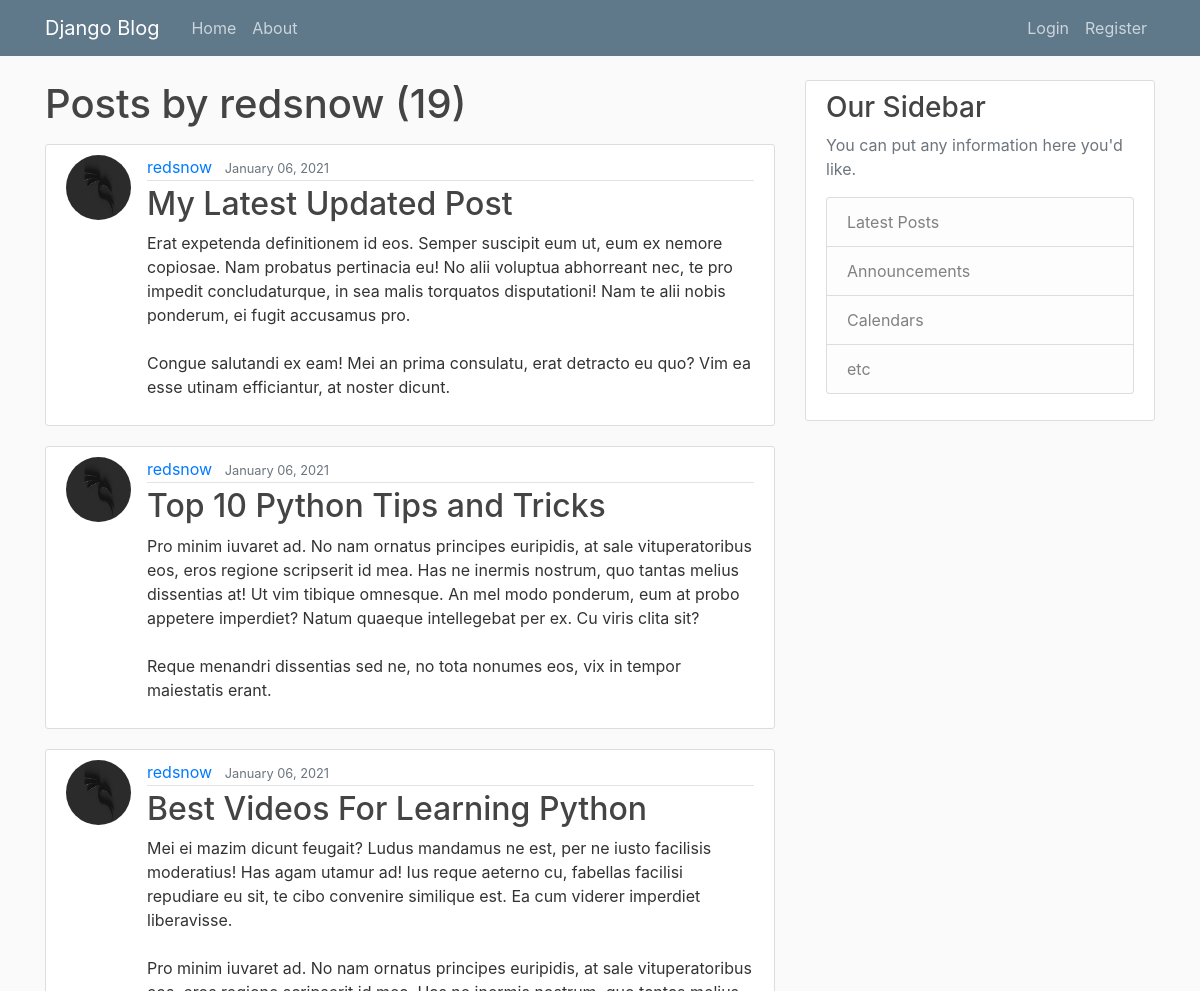
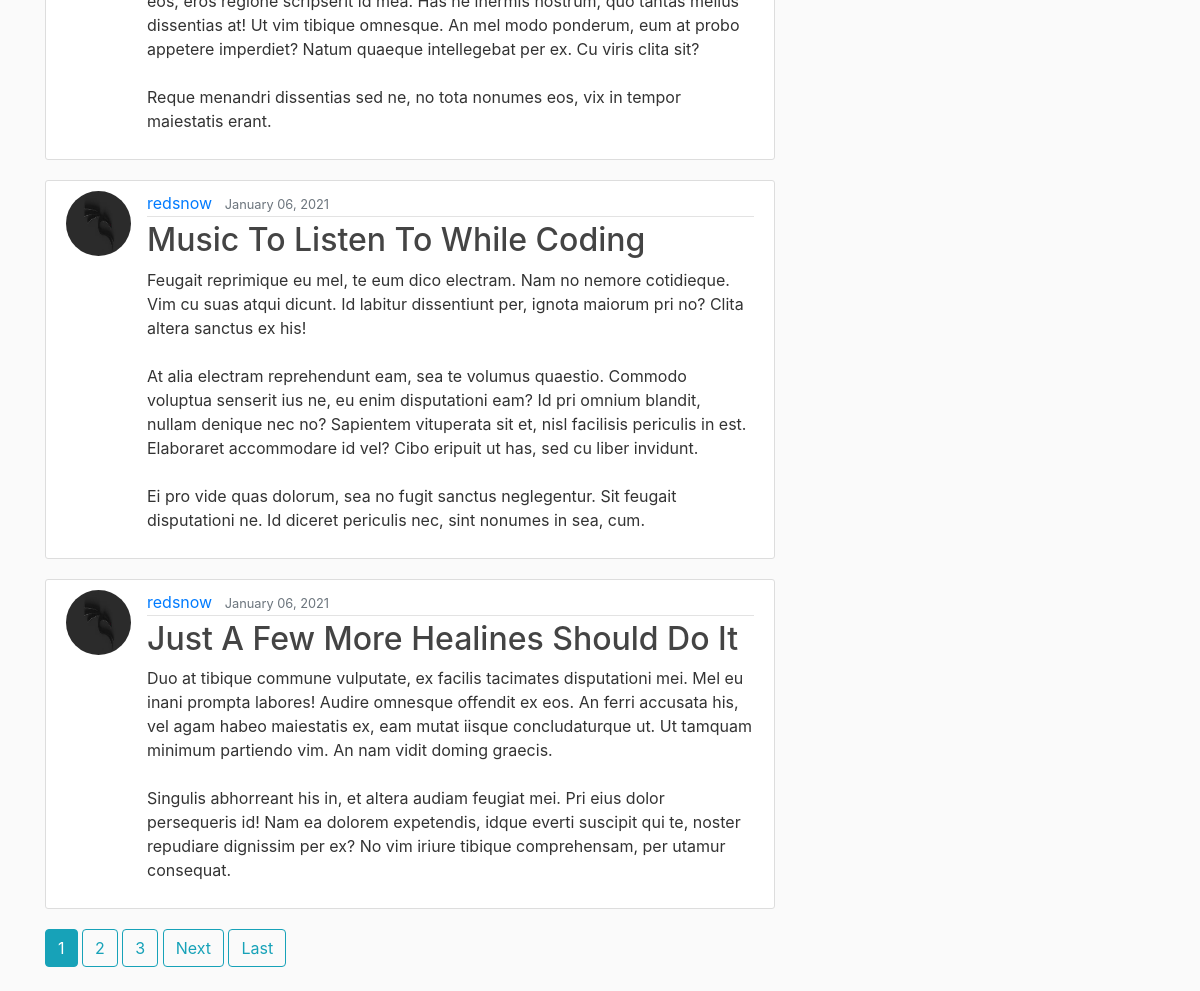
The app's page /user/redsnow, older data (2 pictures, top to bottom).
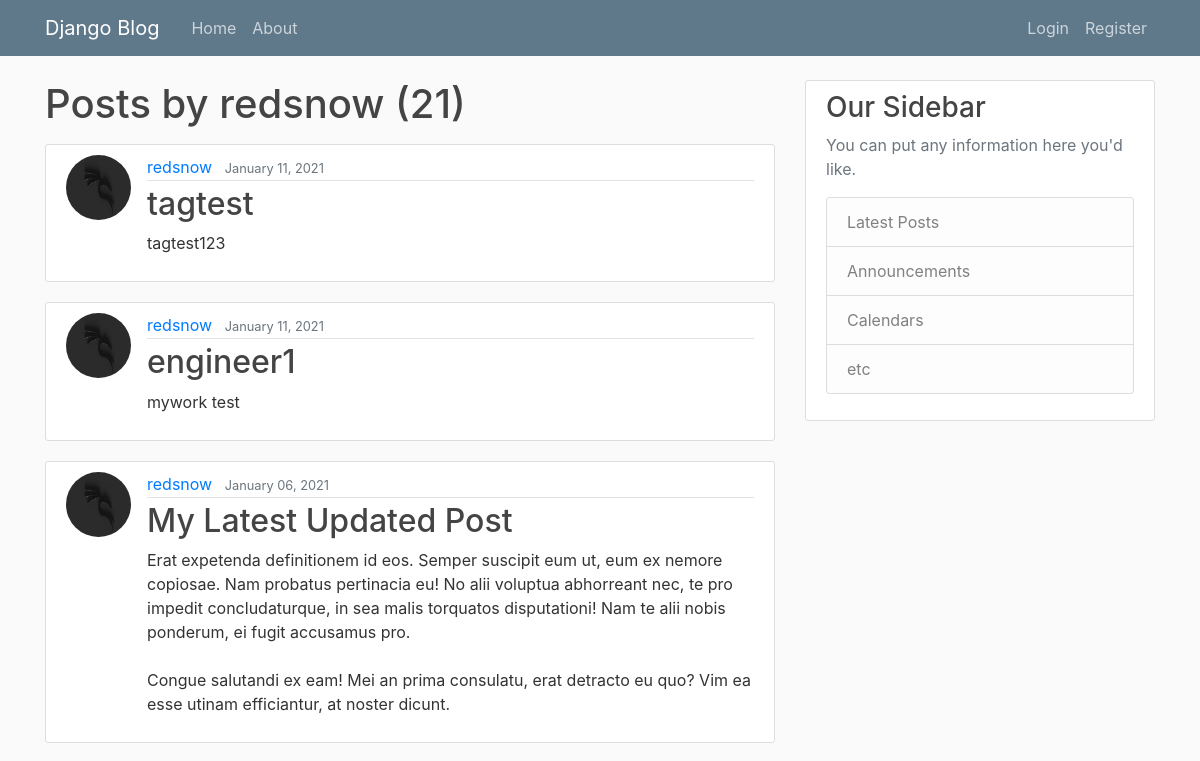
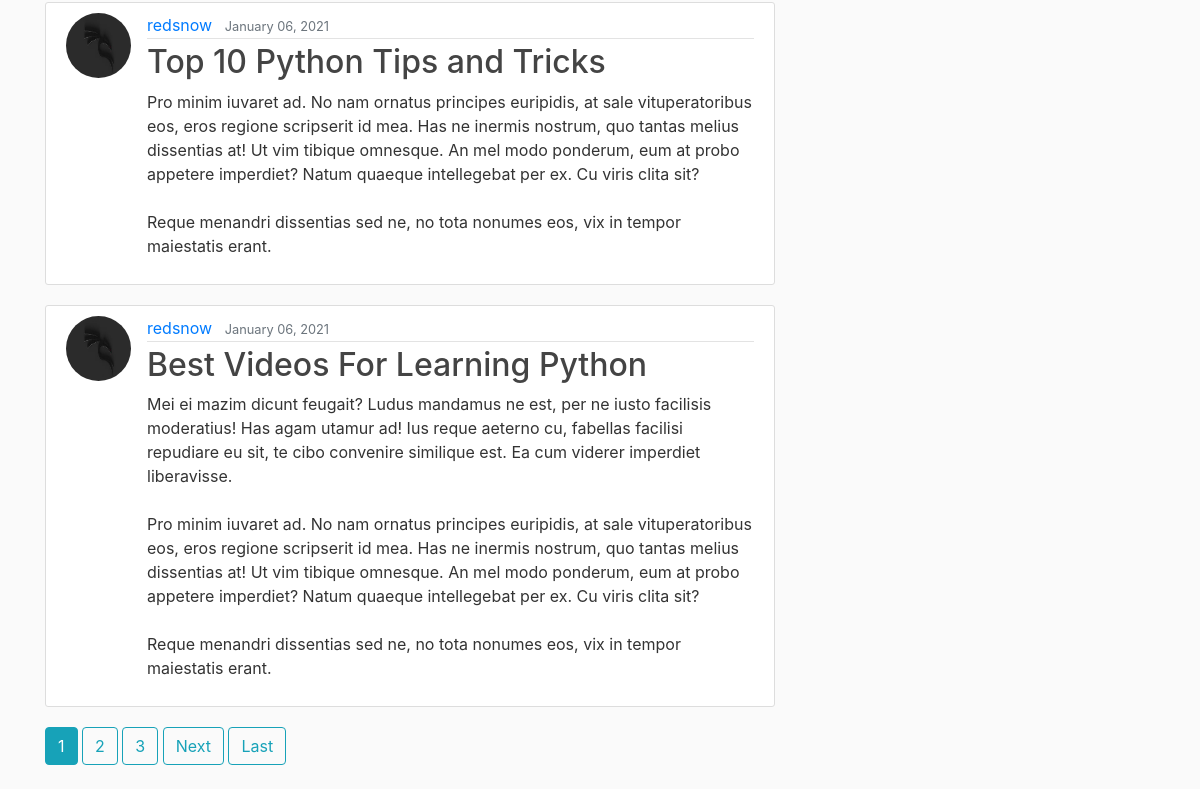
The same page, newer data (2 pictures, top to bottom).
### portfolio/models.py (models this page shows, shortened)
class Post(models.Model):
    title = models.CharField(max_length=100)
    content = models.TextField()
    header_image = models.ImageField(null=True, blank=True,upload_to="post_pics/")
    date_posted = models.DateTimeField(default=timezone.now)
    author = models.ForeignKey(User, on_delete=models.CASCADE)
    tags = TaggableManager()

### users/models.py (models this page shows, shortened)
class Profile(models.Model):
    user = models.OneToOneField(User, on_delete=models.CASCADE)
    image = models.ImageField(default='default.jpg', upload_to='profile_pics')

### portfolio/views.py (the view)
# urls.py: path('user/<str:username>', UserPostListView.as_view(), name='user-posts'),
class UserPostListView(ListView):
    model = Post
    template_name = 'portfolio/user_post.html'
    context_object_name = 'posts'
    ordering = ['-date_posted'] #- for oldest
    paginate_by = 5
    def get_queryset(self):
        user = get_object_or_404(User, username=self.kwargs.get('username'))
        return Post.objects.filter(author=user).order_by('-date_posted')

### portfolio/templates/portfolio/user_post.html (shortened to what this page needs)
{% extends "portfolio/base.html"%}
{% block content %}
    <h1 class="mb-3">Posts by {{ view.kwargs.username }} ({{ page_obj.paginator.count }})</h1>
    {% for post in posts %}
        <article class="media content-section">
          <img class="rounded-circle article-img" src="{{ post.author.profile.image.url }}">
          <div class="media-body">
            <div class="article-metadata">
              <a class="mr-2" href="{% url 'user-posts' post.author.username %}">{{ post.author }}</a>
              <small class="text-muted">{{ post.date_posted|date:"F d, Y" }}</small>
            </div>
            <h2><a class="article-title" href="{% url 'post-detail' post.id %}">{{ post.title }}</a></h2>
            <p class="article-content">{{ post.content }}</p>
          </div>
        </article>
    {% endfor %}
    {% if is_paginated %}
      {% for num in page_obj.paginator.page_range %}
        {% if page_obj.number == num %}
          <a class="btn btn-info mb-4" href="?page={{ num }}">{{ num }}</a>
        {% elif num > page_obj.number|add:'-3' and num < page_obj.number|add:'3' %}
          <a class="btn btn-outline-info mb-4" href="?page={{ num }}">{{ num }}</a>
        {% endif %}
      {% endfor %}
      {% if page_obj.has_next %}
        <a class="btn btn-outline-info mb-4" href="?page={{ page_obj.next_page_number }}">Next</a>
        <a class="btn btn-outline-info mb-4" href="?page={{ page_obj.paginator.num_pages }}">Last</a>
      {% endif %}
    {% endif %}
{% endblock content %}

### portfolio/templates/portfolio/base.html (shortened to what this page needs)
{% load static %}
<!DOCTYPE html>
<html lang="en" dir="ltr">
  <head>
        <link rel="stylesheet" href="https://stackpath.bootstrapcdn.com/bootstrap/4.3.1/css/bootstrap.min.css">
        <link rel="stylesheet" href="{% static 'portfolio/main.css' %}">
  </head>
  <body>
    <header class="site-header">
     <nav class="navbar navbar-expand-md navbar-dark bg-steel fixed-top">
       <div class="container">
         <a class="navbar-brand mr-4" href="{% url 'portfolio-home' %}">Django Blog</a>
         <div class="collapse navbar-collapse" id="navbarToggle">
           <div class="navbar-nav mr-auto">
             <a class="nav-item nav-link" href="{% url 'portfolio-home' %}">Home</a>
             <a class="nav-item nav-link" href="{% url 'portfolio-about' %}">About</a>
           </div>
           <div class="navbar-nav">
             {% if user.is_authenticated %}
             <a class="nav-item nav-link" href="{% url 'post-create' %}">New Post</a>
             <a class="nav-item nav-link" href="{% url 'profile' %}">profile</a>
             <a class="nav-item nav-link" href="{% url 'logout' %}">Logout</a>
             {% else %}
             <a class="nav-item nav-link" href="{% url 'login' %}">Login</a>
             <a class="nav-item nav-link" href="{% url 'register' %}">Register</a>
             {% endif %}
           </div>
         </div>
       </div>
     </nav>
   </header>
   <main role="main" class="container">
      <div class="row">
        <div class="col-md-8">
          {% block content %}{% endblock %}
        </div>
        <div class="col-md-4">
          <div class="content-section">
            <h3>Our Sidebar</h3>
            <p class='text-muted'>You can put any information here you'd like.
              <ul class="list-group">
                <li class="list-group-item list-group-item-light">Latest Posts</li>
                <li class="list-group-item list-group-item-light">Announcements</li>
                <li class="list-group-item list-group-item-light">Calendars</li>
                <li class="list-group-item list-group-item-light">etc</li>
              </ul>
            </p>
          </div>
        </div>
      </div>
    </main>
  </body>
</html>

### portfolio/static/portfolio/main.css (style rules this page uses)
body { background: #fafafa; color: #333333; margin-top: 5rem; }
h1, h2, h3, h4, h5, h6 { color: #444444; }
ul { margin: 0; }
.bg-steel { background-color: #5f788a; }
.site-header .navbar-nav .nav-link { color: #cbd5db; }
.content-section { background: #ffffff; padding: 10px 20px; border: 1px solid #dddddd; border-radius: 3px; margin-bottom: 20px; }
.article-title { color: #444444; }
.article-content { white-space: pre-line; }
.article-img { height: 65px; width: 65px; margin-right: 16px; }
.article-metadata { padding-bottom: 1px; margin-bottom: 4px; border-bottom: 1px solid #e3e3e3 }

Row changes from the older to the newer data that the page shows:
no longer on this page (row unchanged): Post: author.profile.image (picture), author "redsnow", date_posted "January 06, 2021", title "Music To Listen To While Coding", content "Feugait reprimique eu mel, te eum dico electram. Nam no nemore cotidieque. Vim cu suas atqui dicunt. Id labitur dissentiunt per, ignota maiorum pri no? Clita altera sanctus ex his! At alia electram reprehendunt eam, sea te volumus quaestio. Commodo voluptua senserit ius ne, eu enim disputationi eam? Id pri omnium blandit, nullam denique nec no? Sapientem vituperata sit et, nisl facilisis periculis in est. Elaboraret accommodare id vel? Cibo eripuit ut has, sed cu liber invidunt. Ei pro vide quas dolorum, sea no fugit sanctus neglegentur. Sit feugait disputationi ne. Id diceret periculis nec, sint nonumes in sea, cum."
no longer on this page (row unchanged): Post: author.profile.image (picture), author "redsnow", date_posted "January 06, 2021", title "Just A Few More Healines Should Do It", content "Duo at tibique commune vulputate, ex facilis tacimates disputationi mei. Mel eu inani prompta labores! Audire omnesque offendit ex eos. An ferri accusata his, vel agam habeo maiestatis ex, eam mutat iisque concludaturque ut. Ut tamquam minimum partiendo vim. An nam vidit doming graecis. Singulis abhorreant his in, et altera audiam feugiat mei. Pri eius dolor persequeris id! Nam ea dolorem expetendis, idque everti suscipit qui te, noster repudiare dignissim per ex? No vim iriure tibique comprehensam, per utamur consequat."
added Post: author.profile.image (picture), author "redsnow", date_posted "January 11, 2021", title "tagtest", content "tagtest123"
added Post: author.profile.image (picture), author "redsnow", date_posted "January 11, 2021", title "engineer1", content "mywork test"
Text that changed along with them:
{{ page_obj.paginator.count }}: "19" → "21"
